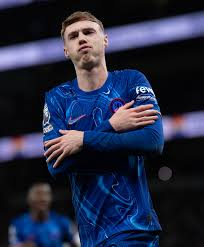
#> input picture Pertemuan 13/Segmentasi Citra dan Teknik Segmentasi lanjutan/cp10.jpeg, 204 x 247 px
$ python Watershed-Algorithm.py
#> lines starting #> are read from the running program, lines starting #| are printed output that depends on the picture; after the words box and inside, x2 and y2 are one past the last pixel; in counts of white or black regions, pixels touching at a corner belong together
import cv2
import numpy as np

# Baca citra
image = cv2.imread('cp10.jpeg')
#> image is the input picture: shape (247, 204, 3); mean B, G, R 66.2, 43.2, 37.6

# Konversi citra ke grayscale
gray = cv2.cvtColor(image, cv2.COLOR_BGR2GRAY)
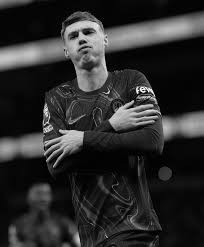
#> gray: shape (247, 204); min 0, max 254, mean 44.1

# Terapkan thresholding
ret, thresh = cv2.threshold (gray, 0, 255, cv2.THRESH_BINARY_INV + cv2.THRESH_OTSU)
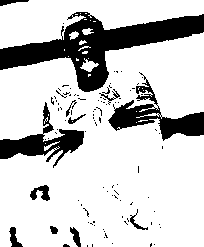
#> thresh: shape (247, 204); 79.5% white; 101 black regions (89 under 20 px), largest, box (x1, y1, x2, y2) and area: (0, 12, 204, 92) 5605, (108, 72, 204, 141) 1964, (0, 102, 84, 168) 1660
#> ret = 78

# Penghapusan noise
kernel = np.ones((3,3), np.uint8)
opening = cv2.morphologyEx(thresh, cv2.MORPH_OPEN, kernel, iterations = 2)
#> opening: shape (247, 204); 76.8% white; 42 black regions (30 under 20 px), largest, box (x1, y1, x2, y2) and area: (0, 12, 204, 141) 8455, (0, 96, 86, 168) 1982, (56, 88, 86, 124) 267

# Tentukan area latar belakang
sure_bg = cv2.dilate(opening, kernel, iterations=3)
#> sure_bg: shape (247, 204); 88.1% white; 9 black regions (4 under 20 px), largest, box (x1, y1, x2, y2) and area: (0, 15, 204, 88) 3680, (0, 133, 81, 156) 981, (114, 86, 159, 126) 726, (161, 115, 204, 135) 509, (103, 92, 116, 102) 80

# Tentukan area objek
dist_transform = cv2.distanceTransform(opening, cv2.DIST_L2, 5)
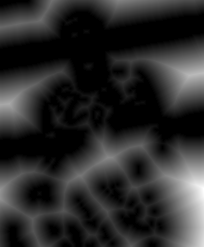
#> dist_transform: shape (247, 204) float32; min 0, max 53.53, mean 9.2; drawn with min black and max white
ret, sure_fg = cv2.threshold(dist_transform, 0.7*dist_transform.max(), 255, 0)
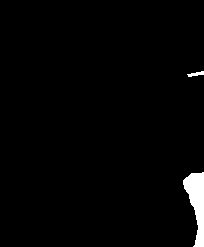
#> sure_fg: shape (247, 204) float32; 1.9% white; 2 white regions, box (x1, y1, x2, y2) and area: (183, 172, 204, 247) 891, (187, 71, 204, 77) 55
#> ret = 37.47

# Temukan area perbatasan
sure_fg = np.uint8(sure_fg)
unknown = cv2.subtract(sure_bg, sure_fg)
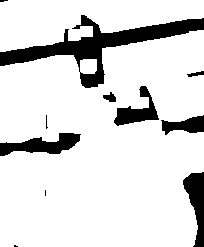
#> unknown: shape (247, 204); 86.2% white; 11 black regions (4 under 20 px), largest, box (x1, y1, x2, y2) and area: (0, 15, 204, 88) 3680, (0, 133, 81, 156) 981, (183, 172, 204, 247) 891

# Marker labeling
ret, markers = cv2.connectedComponents (sure_fg)
#> markers: shape (247, 204) int32; 3 distinct labels, from 0 to 2
#> ret = 3

# Tambahkan 1 ke semua marker sehingga background akan menjadi 1, bukan 0
markers + 1

# Tandai area perbatasan dengan 0
markers [unknown == 255] = 0

# Terapkan Watershed
markers = cv2.watershed(image, markers)
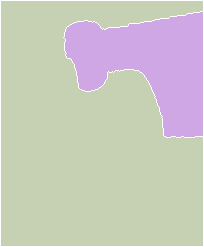
#> markers: shape (247, 204) int32; 3 distinct labels, from -1 to 2; one colour per label, 0 black, -1 white
image [markers == -1] = [0, 0, 255]
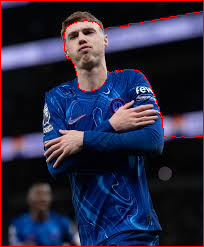
#> image: shape (247, 204, 3); 2.53% of pixels changed, all inside (x1, y1, x2, y2) = (0, 0, 204, 247)

# Tampilkan hasil segmentasi
cv2.imshow('Watershed Result', image)
cv2.waitKey(0)
cv2.destroyAllWindows()
